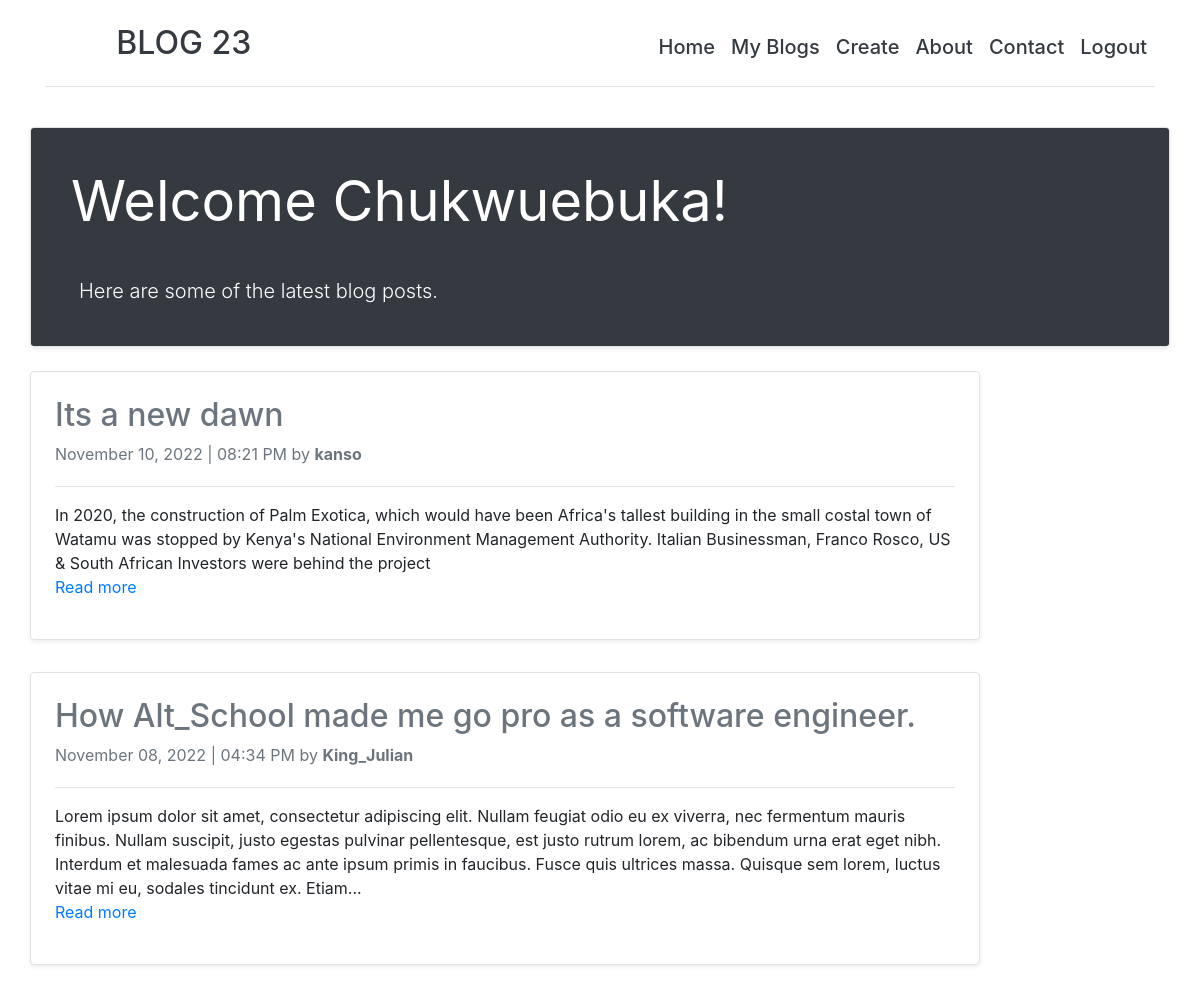
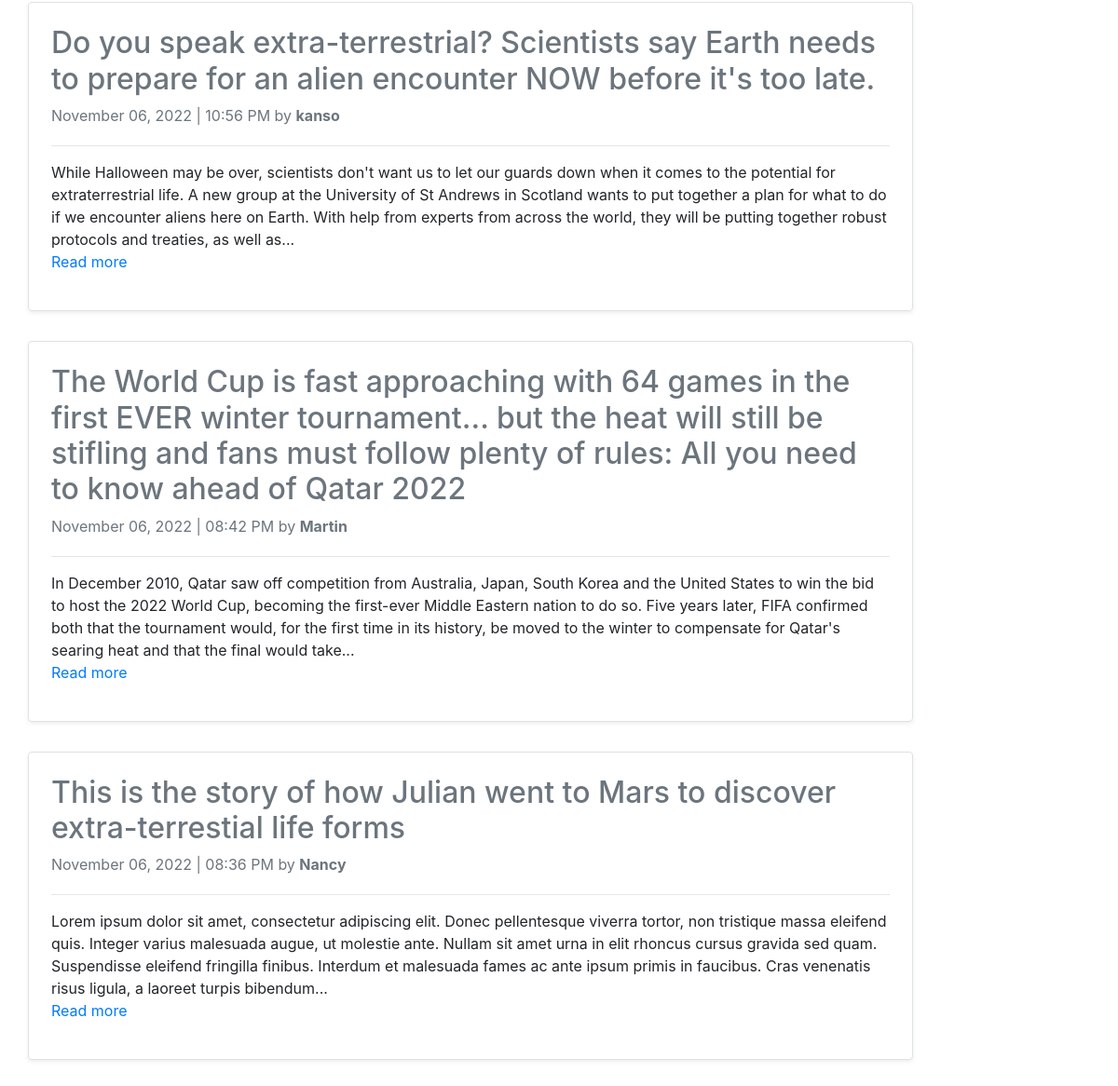
Screenshot of / (signed in) with the database file from the repository (2 pictures, top to bottom).
### blog.py (models this page shows, shortened)
class User(db.Model, UserMixin):
    id = db.Column(db.Integer(), primary_key=True)
    username = db.Column(db.String(50), nullable=False, unique=True)
    first_name = db.Column(db.String(50), nullable=False)
    last_name = db.Column(db.String(50), nullable=False)
    email = db.Column(db.String(100), nullable=False, unique=True)
    password_hash = db.Column(db.Text(), nullable=False)

class Blog(db.Model, UserMixin):
    id = db.Column(db.Integer, primary_key=True)
    title = db.Column(db.String(100), nullable=False)
    post = db.Column(db.Text, nullable=False)
    author = db.Column(db.String(50), nullable=False)
    date_created = db.Column(db.DateTime, default=datetime.now(), nullable=False)

### blog.py (the view)
@app.route('/', methods=['GET'])
def home():
    blog = Blog.query.order_by(Blog.date_created.desc()).all()
    return render_template('index.html', blog=blog)

### blog.py (called while the page is built)
@login_manager.user_loader
def user_loader(id):
    return User.query.get(int(id))

### templates/index.html (shortened to what this page needs)
{% extends 'base.html' %}
{% block content %}
{% if current_user.is_authenticated %}
<div class="row g-0 border rounded overflow-hidden flex-md-row mb-4 shadow-sm h-md-250 position-relative">
    <div class="col p-4 d-flex bg-dark flex-column position-static">
        <h1 class="display-4 text-white fst-italic p-3"><strong>Welcome {{ current_user.first_name }}!</strong></h1>
        <p class="lead pl-4 text-white my-3">Here are some of the latest blog posts.</p>
    </div>
</div>
{% for post in blog %}
<div class="row mb-2">
    <div class="col-md-10">
        <div class="row g-0 border rounded overflow-hidden flex-md-row mb-4 shadow-sm h-md-250 position-relative">
            <div class="col p-4 d-flex flex-column position-static">
                <a class="text-secondary" href="{{url_for('post_details', id=post.id)}}"><h2>{{post.title}}</h2></a>
                <div class="mb-1 text-muted">{{post.date_created.strftime('%B %d, %Y')}} <span> | </span> {{post.date_created.strftime('%I:%M %p')}} by <strong>{{post.author}}</strong></div>
                <hr width="100%">
                <p class="card-text mb-auto">{{post.post | truncate(400)}}</p>
                <p><a href="{{url_for('post_details', id=post.id)}}" class="stretched-link">Read more</a></p>
            </div>
        </div>
    </div>
</div>
{% endfor %}
{% endif %}
{% endblock content %}

### rows the page displays
User: first_name "Chukwuebuka"
Blog: title "Its a new dawn", date_created "November 10, 2022", date_created "08:21 PM", author "kanso", post "In 2020, the construction of Palm Exotica, which would have been Africa's tallest building in the small costal town of Watamu was stopped by Kenya's National Environment Management Authority. Italian Businessman, Franco Rosco, US & South African Investors were behind the project"
Blog: title "How Alt_School made me go pro as a software engineer.", date_created "November 08, 2022", date_created "04:34 PM", author "King_Julian", post "Lorem ipsum dolor sit amet, consectetur adipiscing elit. Nullam feugiat odio eu ex viverra, nec fermentum mauris finibus. Nullam suscipit, justo egestas pulvinar pellentesque, est justo rutrum lorem, ac bibendum urna erat eget nibh. Interdum et malesuada fames ac ante ipsum primis in faucibus. Fusce quis ultrices massa. Quisque sem lorem, luctus vitae mi eu, sodales tincidunt ex. Etiam..."
Blog: title "Do you speak extra-terrestrial? Scientists say Earth needs to prepare for an alien encounter NOW before it's too late.", date_created "November 06, 2022", date_created "10:56 PM", author "kanso", post "While Halloween may be over, scientists don't want us to let our guards down when it comes to the potential for extraterrestrial life. A new group at the University of St Andrews in Scotland wants to put together a plan for what to do if we encounter aliens here on Earth. With help from experts from across the world, they will be putting together robust protocols and treaties, as well as..."
Blog: title "The World Cup is fast approaching with 64 games in the first EVER winter tournament... but the heat will still be stifling and fans must follow plenty of rules: All you need to know ahead of Qatar 2022", date_created "November 06, 2022", date_created "08:42 PM", author "Martin", post "In December 2010, Qatar saw off competition from Australia, Japan, South Korea and the United States to win the bid to host the 2022 World Cup, becoming the first-ever Middle Eastern nation to do so. Five years later, FIFA confirmed both that the tournament would, for the first time in its history, be moved to the winter to compensate for Qatar's searing heat and that the final would take..."
Blog: title "This is the story of how Julian went to Mars to discover extra-terrestial life forms", date_created "November 06, 2022", date_created "08:36 PM", author "Nancy", post "Lorem ipsum dolor sit amet, consectetur adipiscing elit. Donec pellentesque viverra tortor, non tristique massa eleifend quis. Integer varius malesuada augue, ut molestie ante. Nullam sit amet urna in elit rhoncus cursus gravida sed quam. Suspendisse eleifend fringilla finibus. Interdum et malesuada fames ac ante ipsum primis in faucibus. Cras venenatis risus ligula, a laoreet turpis bibendum..."
